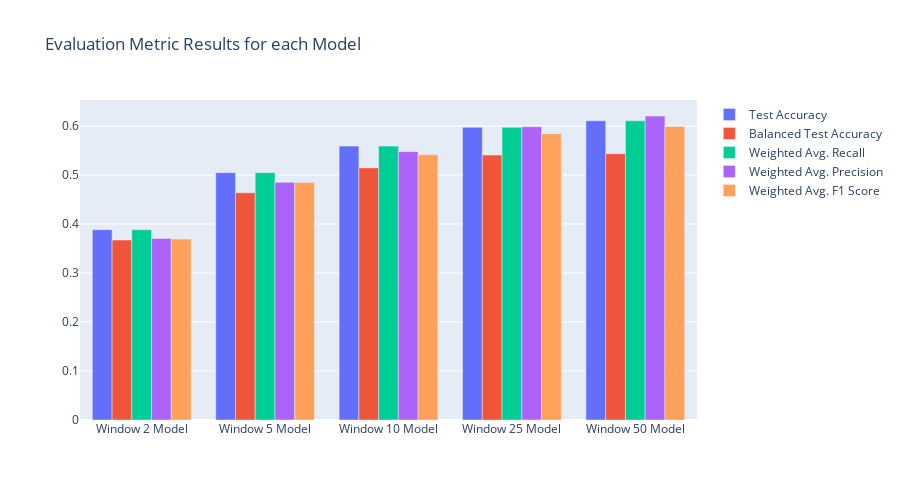

Source (notebook cell):
### Markdown cell above
Lets plot the precision, recall, f1 score weighted averages, want weighted average since class imbalance

### Code cell
model_names = [
    "Window 2 Model",
    "Window 5 Model",
    "Window 10 Model",
    "Window 25 Model",
    "Window 50 Model"
]
test_accs = [w2_acc_score, w5_acc_score, w10_acc_score, w25_acc_score, w50_acc_score]
bal_test_accs = [
    w2_bal_acc_score,
    w5_bal_acc_score,
    w10_bal_acc_score,
    w25_bal_acc_score,
    w50_bal_acc_score,
]
weighted_avg_recall = [
    w2_class_df.loc["weighted avg"]["recall"],
    w5_class_df.loc["weighted avg"]["recall"],
    w10_class_df.loc["weighted avg"]["recall"],
    w25_class_df.loc["weighted avg"]["recall"],
    w50_class_df.loc["weighted avg"]["recall"],
]
weighted_avg_precision = [
    w2_class_df.loc["weighted avg"]["precision"],
    w5_class_df.loc["weighted avg"]["precision"],
    w10_class_df.loc["weighted avg"]["precision"],
    w25_class_df.loc["weighted avg"]["precision"],
    w50_class_df.loc["weighted avg"]["precision"],
]
weighted_avg_f1 = [
    w2_class_df.loc["weighted avg"]["f1-score"],
    w5_class_df.loc["weighted avg"]["f1-score"],
    w10_class_df.loc["weighted avg"]["f1-score"],
    w25_class_df.loc["weighted avg"]["f1-score"],
    w50_class_df.loc["weighted avg"]["f1-score"],
]

fig = go.Figure(
    data=[
        go.Bar(name="Test Accuracy", x=model_names, y=test_accs),
        go.Bar(name="Balanced Test Accuracy", x=model_names, y=bal_test_accs),
        go.Bar(name="Weighted Avg. Recall", x=model_names, y=weighted_avg_recall),
        go.Bar(name="Weighted Avg. Precision", x=model_names, y=weighted_avg_precision),
        go.Bar(name="Weighted Avg. F1 Score", x=model_names, y=weighted_avg_f1),
    ]
)

fig.update_layout(
    barmode="group",
    height=500,
    width=900,
    title="Evaluation Metric Results for each Model",
)
fig.update_yaxes(dtick=0.1)
py.offline.iplot(fig)

### Figure 1 — Plotly figure (JSON) as saved in the notebook; plotly's stock layout.template omitted (floating-point values rounded to 4 significant figures)
{"data": [{"name": "Test Accuracy", "type": "bar", "x": ["Window 2 Model", "Window 5 Model", "Window 10 Model", "Window 25 Model", "Window 50 Model"], "y": [0.3884, 0.5047, 0.5589, 0.5972, 0.6106]}, {"name": "Balanced Test Accuracy", "type": "bar", "x": ["Window 2 Model", "Window 5 Model", "Window 10 Model", "Window 25 Model", "Window 50 Model"], "y": [0.3673, 0.4638, 0.5145, 0.5406, 0.5433]}, {"name": "Weighted Avg. Recall", "type": "bar", "x": ["Window 2 Model", "Window 5 Model", "Window 10 Model", "Window 25 Model", "Window 50 Model"], "y": [0.3884, 0.5047, 0.5589, 0.5972, 0.6106]}, {"name": "Weighted Avg. Precision", "type": "bar", "x": ["Window 2 Model", "Window 5 Model", "Window 10 Model", "Window 25 Model", "Window 50 Model"], "y": [0.3704, 0.4852, 0.5477, 0.5985, 0.6204]}, {"name": "Weighted Avg. F1 Score", "type": "bar", "x": ["Window 2 Model", "Window 5 Model", "Window 10 Model", "Window 25 Model", "Window 50 Model"], "y": [0.3691, 0.4849, 0.5412, 0.5842, 0.5989]}], "layout": {"barmode": "group", "height": 500, "title": {"text": "Evaluation Metric Results for each Model"}, "width": 900, "xaxis": {"autorange": true, "range": [-0.5, 4.5], "type": "category"}, "yaxis": {"autorange": true, "dtick": 0.1, "range": [0, 0.653], "type": "linear"}}}
